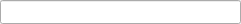
<?xml version="1.0" encoding="UTF-8"?>
<ui version="4.0">
 <class>SearchBox</class>
 <widget class="QWidget" name="SearchBox">
  <property name="geometry">
   <rect>
    <x>0</x>
    <y>0</y>
    <width>241</width>
    <height>24</height>
   </rect>
  </property>
  <property name="windowTitle">
   <string>SearchBox</string>
  </property>
  <property name="windowIcon">
   <iconset>
    <normaloff>:/new/icons/qpx.xpm</normaloff>:/new/icons/qpx.xpm</iconset>
  </property>
  <layout class="QGridLayout" name="gridLayout">
   <property name="leftMargin">
    <number>0</number>
   </property>
   <property name="topMargin">
    <number>0</number>
   </property>
   <property name="rightMargin">
    <number>0</number>
   </property>
   <property name="bottomMargin">
    <number>0</number>
   </property>
   <property name="spacing">
    <number>0</number>
   </property>
   <item row="0" column="0">
    <widget class="QLineEdit" name="lineFilter">
     <property name="sizePolicy">
      <sizepolicy hsizetype="Expanding" vsizetype="Maximum">
       <horstretch>0</horstretch>
       <verstretch>0</verstretch>
      </sizepolicy>
     </property>
     <property name="minimumSize">
      <size>
       <width>0</width>
       <height>24</height>
      </size>
     </property>
    </widget>
   </item>
  </layout>
 </widget>
 <resources/>
 <connections/>
</ui>
